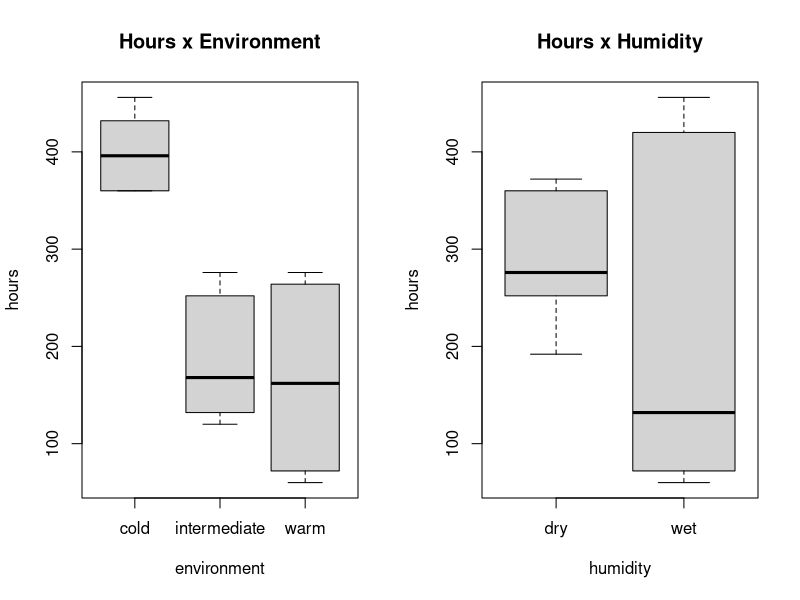
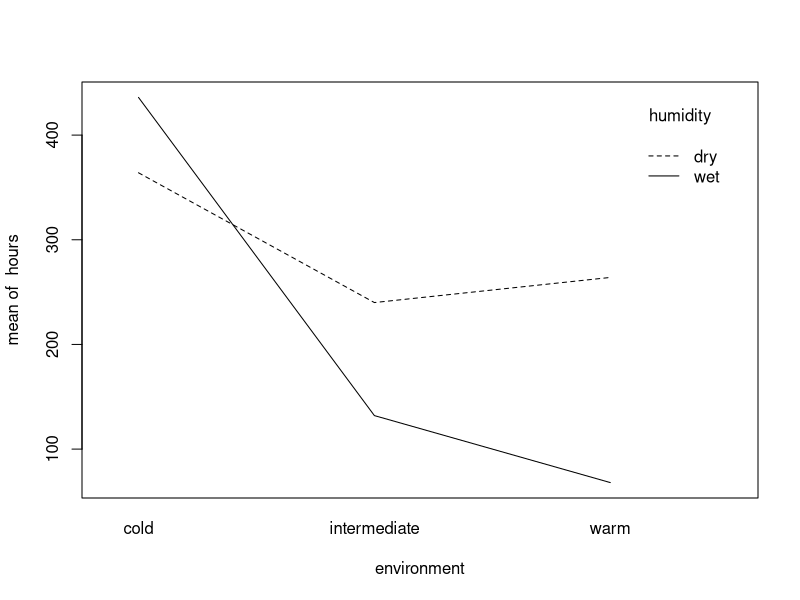
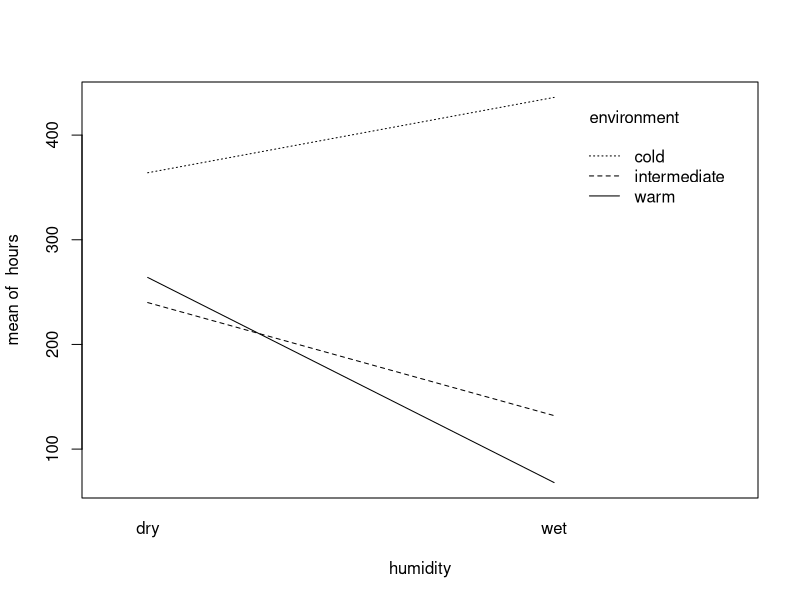
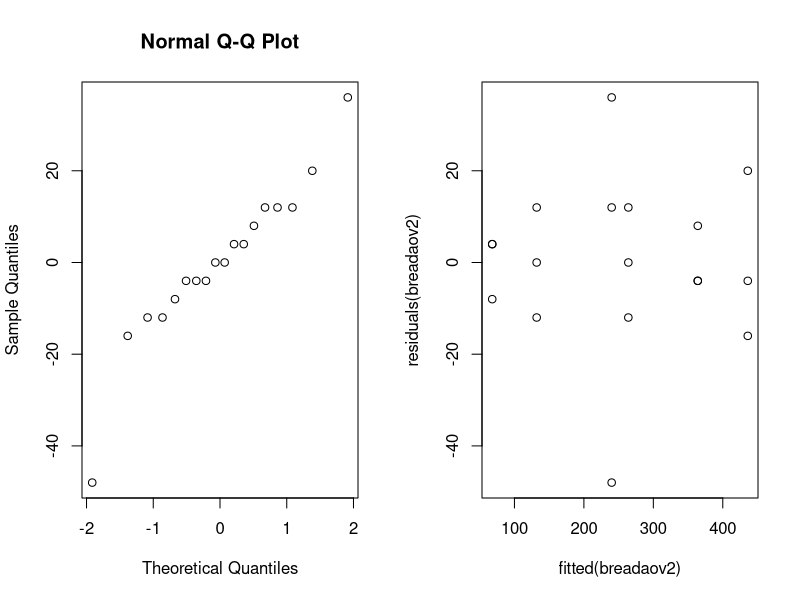
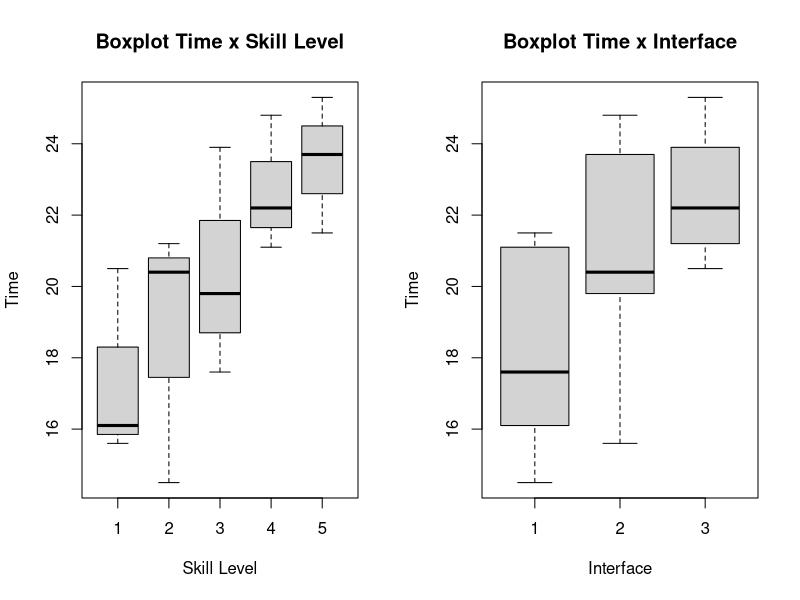
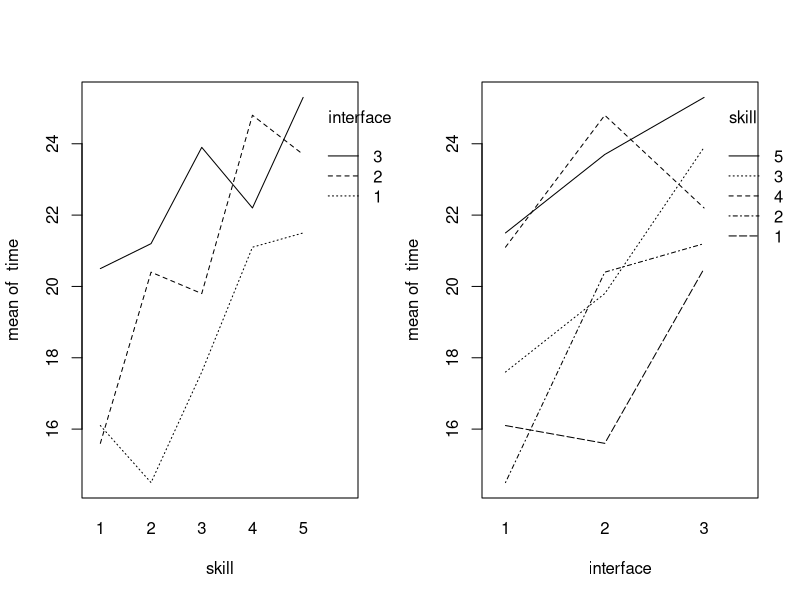
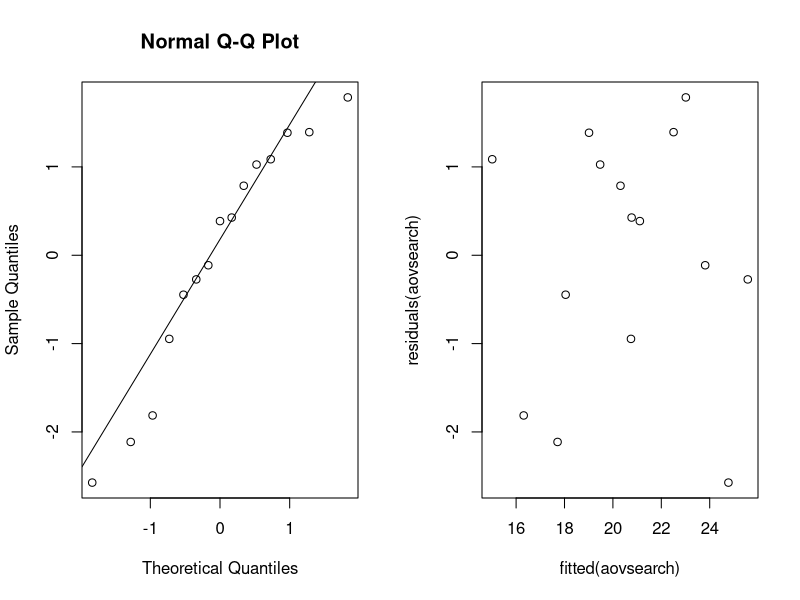
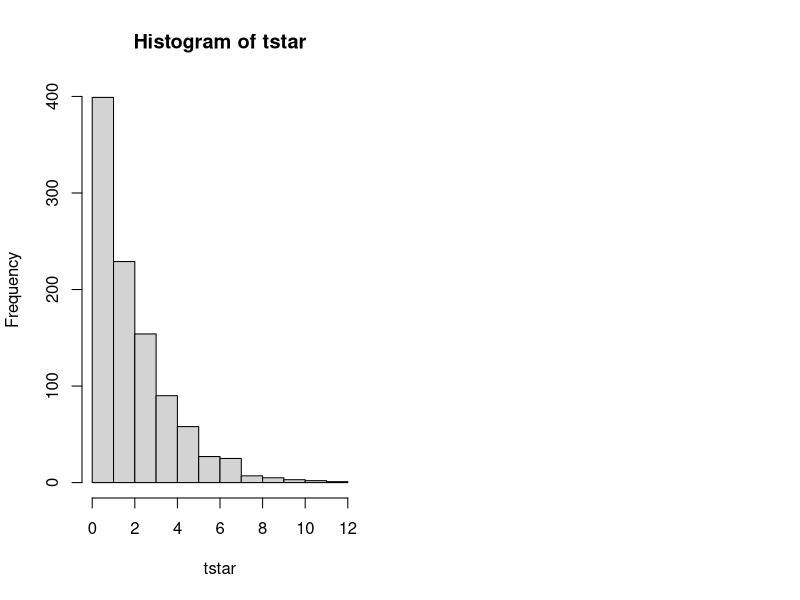

Write the R code that produced these figures, in order. (Note: this script raises an error after producing the figures.)

# Loading necessary packages, so they are available in the current session.
library(multcomp)
library(lme4)

### Exercise 1
data_bread <- read.table(file = "bread.txt", header = TRUE)

# QUestion 1:
I = 3 #levels of temperature.
J = 2 #levels of humidity.
N = 3 #experimental units per combination of the two factors, given that the total of units is 18.
rbind(rep(1:I,each=N*J),rep(1:J,N*I),sample(1:(N*I*J)))

# Question 2
par(mfrow=c(1,2))
boxplot(hours~environment,data=data_bread, main ="Hours x Environment")
boxplot(hours~humidity,data=data_bread, main ="Hours x Humidity")

par(mfrow=c(1,1))
attach(data_bread)
interaction.plot(environment,humidity,hours)
interaction.plot(humidity,environment,hours)

# Question 3
data_bread$environment=as.factor(data_bread$environment)
data_bread$humidity=as.factor(data_bread$humidity)
breadaov=lm(hours~environment*humidity,data=data_bread)
anova(breadaov)
summary(breadaov)

# Question 4:
contrasts(data_bread$environment)=contr.sum
contrasts(data_bread$humidity)=contr.sum
breadaov2=lm(hours~environment*humidity,data=data_bread)
#anova(breadaov2)
summary(breadaov2)

# Question 5
#Checking the normality of the population.
par(mfrow=c(1,2))
qqnorm(residuals(breadaov2))

# An extra check is also the Shapiro test.
shapiro.test(residuals(breadaov2))

# Checking the assumption of equal population variances.
plot(fitted(breadaov2), residuals(breadaov2))

### Exercise 2
search = read.table("search.txt", header = TRUE)

# Question 1:
B = 5
I = 3
N = 1

rbind(rep(1:I,each=N*B),rep(1:B,N*I),sample(1:(N*I*B)))


# Question 2
attach(search)

par(mfrow=c(1,2))
boxplot(time~skill, main="Boxplot Time x Skill Level", ylab="Time", xlab="Skill Level")
boxplot(time~interface, main="Boxplot Time x Interface", ylab="Time", xlab="Interface")

par(mfrow=c(1,2))
interaction.plot(skill, interface, time); interaction.plot(interface, skill, time)

# Question 3
search$skill <- factor(search$skill)
search$interface <-  factor(search$interface)
aovsearch = lm(time~interface+skill, data = search)
anova(aovsearch)
summary(aovsearch)

# Question 4
contrasts(search$skill)=contr.sum
contrasts(search$interface)=contr.sum
aovsearch = lm(time~interface+skill, data = search)
summary(aovsearch)

estimatedTime = 20.5467 +  2.1533  + (0 - (-2.3867) - 0.3133)  
estimatedTime

# Question 5
par(mfrow=c(1,2))
qqnorm(residuals(aovsearch))
qqline(residuals(aovsearch))
plot(fitted(aovsearch), residuals(aovsearch))

# Question 6
friedman.test(time, interface, skill, data = search)
#friedman.test(time~interface|skill, data = search)

# Question 7
oneaovsearch = lm(time~interface, data = search)
anova(oneaovsearch)

### Exercise 3

# Question 1
cream= read.table("cream.txt",header = TRUE)

cream$batch= as.factor(cream$batch)
cream$position= as.factor(cream$position)
cream$starter= as.factor(cream$starter)

creamaov= lm(acidity ~ starter + batch + position,data = cream)
summary(creamaov)

# Question 2
creammult= glht(creamaov,linfct = mcp(starter="Tukey"))
summary(creammult)

# Question 3
# In Word File

# Question 4
confint(creammult)


### Exercise 4
library(lme4)
# Question 1
cow = read.table("cow.txt", header = TRUE)
cow$id = factor(cow$id)
cow$per = factor(cow$per)
cow$treatment = factor(cow$treatment)

cowlm = lm(milk~treatment+id+per, data = cow)
summary(cowlm)

# Question 2: Result from question 1

# Question 3
cowlmer = lmer(milk~treatment+order+per+(1|id), data = cow, REML=FALSE)
summary(cowlmer)
cowlmer1 = lmer(milk~order+per+(1|id), data = cow, REML=FALSE)
anova(cowlmer1, cowlmer)


# Question 4
attach(cow)
t.test(milk[treatment=="A"],milk[treatment=="B"],paired=TRUE)

### Exercise 5

# Question 1

nausea.frame=data.frame("nausea" = integer(),"medicin" = character(), stringsAsFactors = FALSE)
index = 1
for(i in 1:100){
  nausea.frame[i,] <- rbind(0, "Chlorpromazine")
  index = index + 1}

for(i in 1:52){
  nausea.frame[index,] <- rbind(1, "Chlorpromazine")
  index = index + 1}

for(i in 1:32){
  nausea.frame[index,] <- rbind(0, "Pentobarbital(100mg)")
  index = index + 1}

for(i in 1:35){
  nausea.frame[index,] <- rbind(1, "Pentobarbital(100mg)")
  index = index + 1}

for(i in 1:48){
  nausea.frame[index,] <- rbind(0, "Pentobarbital(150mg)")
  index = index + 1}

for(i in 1:37){
  nausea.frame[index,] <- rbind(1, "Pentobarbital(150mg)")
  index = index + 1}

#nausea.frame
attach(nausea.frame)
# Question 2
nausea.frame$medicin=as.factor(nausea.frame$medicin)

xtabs(~medicin+nausea)

# Question 3
attach(nausea.frame)

t = chisq.test(xtabs(~medicin+nausea))[[1]]
B=1000
tstar=numeric(B)
for (i in 1:B){
  medicinstar=sample(medicin)
  tstar[i]= chisq.test(xtabs(~medicinstar+nausea))[[1]]
}

hist(tstar)
t
pl=sum(tstar<t)/B
pr=sum(tstar>t)/B
p=2*min(pl,pr)
pl;pr;p

# Question 4
chisq.test(xtabs(~medicin+nausea))

### Exercise 6

# Question 1
airpollution= read.table("airpollution.txt", header = TRUE)
pairs(oxidant ~ day + wind + temperature + humidity + insolation , data= airpollution, upper.panel= NULL)

# Question 2
oxidant_day= lm(oxidant ~ day, data = airpollution)
summary(oxidant_day)
#Multiple R-squared: 0.01093

oxidant_wind= lm(oxidant ~ wind, data = airpollution)
summary(oxidant_wind)
#Multiple R-squared: 0.5863

oxidant_temperature=lm(oxidant ~ temperature, data = airpollution)
summary(oxidant_temperature)
#Multiple R-squared: 0.576

oxidant_humidity=lm(oxidant ~ humidity, data = airpollution)
summary(oxidant_humidity)
#Multiple R-squared: 0.124

oxidant_insolation=lm(oxidant ~ insolation, data = airpollution)
summary(oxidant_insolation)
#Multiple R-squared: 0.2552

## step 1 - select the highest R-squared (wind)
oxidant1= lm(oxidant ~ wind, data = airpollution)
summary(oxidant1)
#Multiple R-squared: 0.5863

## step 2 - select the highest R-squared (temperature as second variable) among below options
oxidant2=lm(oxidant ~ wind + temperature, data = airpollution)
summary(oxidant2)
#Multiple R-squared:0.7773 

oxidant2=lm(oxidant ~ wind + insolation, data = airpollution)
summary(oxidant2)
#Multiple R-squared:0.6613 

oxidant2=lm(oxidant ~ wind + humidity, data = airpollution)
summary(oxidant2)
#Multiple R-squared:0.5913 - one variable become insignificant

oxidant2=lm(oxidant ~ wind + day, data = airpollution)
summary(oxidant2)
#Multiple R-squared:0.5989 - one variable become insignificant

## step 3 - all added variable make previous variables insignificant - stop stepping up
oxidant3=lm(oxidant ~ wind + temperature + insolation, data = airpollution)
summary(oxidant3)
#Multiple R-squared:0.7816 - one variable become insignificant

oxidant3=lm(oxidant ~ wind + temperature + humidity, data = airpollution)
summary(oxidant3)
#Multiple R-squared:0.7964 - one variable become insignificant

oxidant3=lm(oxidant ~ wind + temperature + day, data = airpollution)
summary(oxidant3)
#Multiple R-squared:0.7958 - one variable become insignificant

## Best Model - step 2
oxidant2

# Question 3
## step 1 - full model
oxidant5= lm(oxidant ~ wind + temperature + insolation + humidity + day, data = airpollution)
summary(oxidant5)

## step 2 - remove the highest p-value (day)
oxidant4= lm(oxidant ~ wind + temperature + insolation + humidity , data = airpollution)
summary(oxidant4)

## step 3 - remove second highest p-value (insolation)
oxidant3= lm(oxidant ~ wind + temperature + humidity , data = airpollution)
summary(oxidant3)

## step 4 - remove third highest p-value (humidity)
oxidant2= lm(oxidant ~ wind + temperature , data = airpollution)
summary(oxidant2)

# Question 4
## Best Model
oxidant2

# Question 5
par(mfrow=c(1,2))
qqnorm(residuals(oxidant2), main = "QQ-plot residuals")
plot(fitted(oxidant2),residuals(oxidant2))

### Exercise 7
crime_expenses <- read.table(file = "expensescrime.txt", header = TRUE)

#Identifying potential correlations
pairs(crime_expenses, upper.panel=NULL)

# Studying the collinearity between two variables:
round(cor(crime_expenses[,3:7]),2)
# As can be seen, there is a strong correlation between employ and lawyers, so the model shouldn't contain both factors at the same time.

attach(crime_expenses)

# step-up strategy
## 1st Iteration
expenseslm_su = lm(expend~bad, data=crime_expenses)
summary(expenseslm_su) # R-squared = 0.6902

expenseslm_su = lm(expend~lawyers, data=crime_expenses)
summary(expenseslm_su) # R-squared = 0.936

expenseslm_su = lm(expend~employ, data=crime_expenses)
summary(expenseslm_su) # R-squared = 0.953 ==> Highest factor

expenseslm_su = lm(expend~pop, data=crime_expenses)
summary(expenseslm_su) # R-squared = 0.9054

## 2nd Iteration
expenseslm_su = lm(expend~employ+bad, data=crime_expenses)
summary(expenseslm_su) # R-squared = 0.9532 !! these combination of factors doesn't contribute to R squared, also high p-value

expenseslm_su = lm(expend~employ+lawyers, data=crime_expenses)
summary(expenseslm_su) # R-squared = 0.9616 ==> Highest factor on the iteration

expenseslm_su = lm(expend~employ+pop, data=crime_expenses)
summary(expenseslm_su) # R-squared = 0.9524 !! these combination of factors doesn't contribute to R squared, also high p-value

# Re-executing the highest R-squared for analysis
expenseslm_su = lm(expend~employ+lawyers, data=crime_expenses)
summary(expenseslm_su)

# Graphical analysis
qqnorm(residuals(expenseslm_su))
plot(fitted(expenseslm_su),residuals(expenseslm_su))
shapiro.test(residuals(expenseslm_su)) # The p-value led us to reject the null hypothesis

## 3rd Iteration (adding bad since this factor had the highest coeficient, removing lawyers since employ and lawyers are correlated)
expenseslm_su = lm(expend~employ+bad, data=crime_expenses)
summary(expenseslm_su) #R squared = 0.9532

expenseslm_su = lm(expend~employ+pop, data=crime_expenses)
summary(expenseslm_su) #these combination of factors doesn't contribute to R squared

## 4th Iteration - After trying the previous options, bad^2 is added to the model - This will generate the best R-squared !
crime_expenses$bad2 = crime_expenses$bad^2
expenseslm_su = lm(expend~employ+bad+bad2, data=crime_expenses)
summary(expenseslm_su) #R squared 0.9634

# Graphical analysis from the 4th Iteration (last improvement on R squared)

qqnorm(residuals(expenseslm_su))
plot(fitted(expenseslm_su),residuals(expenseslm_su))
shapiro.test(residuals(expenseslm_su)) # The p-value still led us to reject the null hypothesis (that residuals follow a normal dist.)

#Checking for potential/influence points:
round(cooks.distance(expenseslm_su),2)
plot(1:51,cooks.distance(expenseslm_su))
#As can be seen there are two potential points.
new_crime_expenses <- crime_expenses[ which(crime_expenses$state != 'TX'),]
new_crime_expenses <- new_crime_expenses[ which(new_crime_expenses$state != 'CA'),]
detach(crime_expenses)
attach(new_crime_expenses)

# 5th Iteration - after removing the potential point.
new_crime_expenses$bad2 = new_crime_expenses$bad^2
expenseslm_su = lm(expend~employ+bad+bad2, data=new_crime_expenses)
summary(expenseslm_su) #Contributes ==> R squared moves from 0.9634 to 0.9704, it's possible to say that those points were influence points, given the
#changes in the estimated parameters.

#Checking again for new potential/influence points:
round(cooks.distance(expenseslm_su),2)
plot(1:49,cooks.distance(expenseslm_su))

# Graphical analysis
qqnorm(residuals(expenseslm_su))
plot(fitted(expenseslm_su),residuals(expenseslm_su))
shapiro.test(residuals(expenseslm_su)) # The p-value calculated via Shapiro improves but still led us to reject the null hypothesis


###### !!!!!!!! Step-down strategy !!!


detach(new_crime_expenses)
attach(crime_expenses)

#1st Iteration - all factors
expenseslm_sd = lm(expend~bad+lawyers+employ+pop, data=crime_expenses)
summary(expenseslm_sd) #R squared = 0.9637

#2nd Iteration - factors bad and pop are removed given that their respective p-values are above 0.05.
expenseslm_sd = lm(expend~lawyers+employ, data=crime_expenses)
summary(expenseslm_sd) #these combination of factors doesn't contribute to R squared

#Graphical analysis
qqnorm(residuals(expenseslm))
plot(fitted(expenseslm),residuals(expenseslm))
shapiro.test(residuals(expenseslm)) # The p-value led us to reject the null hypothesis

# Final model:
#expenses = 31.29 +0.044*employ -5.3396*bad +0.0269*bad^2 + error
